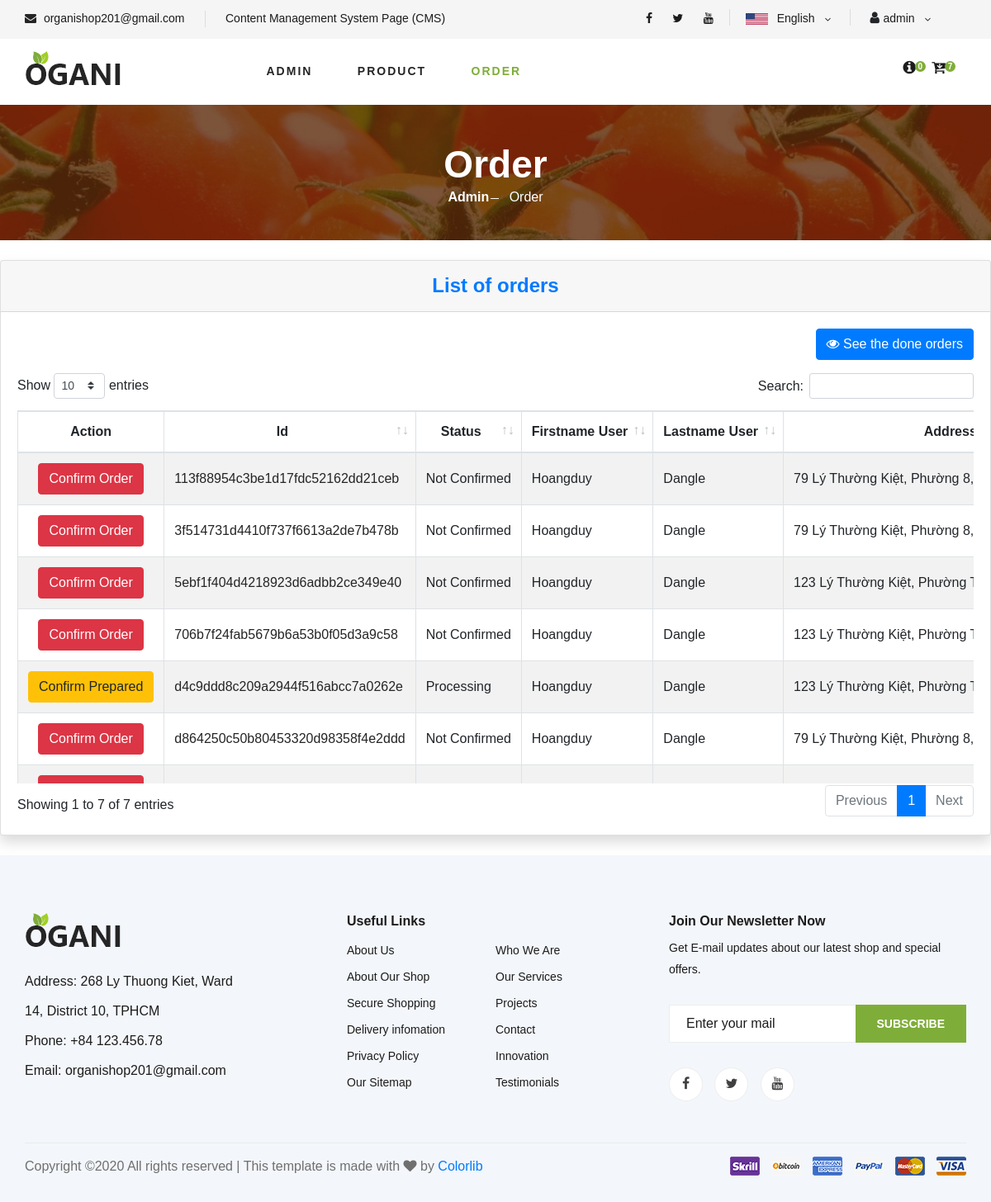
/list-order (signed in), run on the app's committed database.
### tables this page shows
CREATE TABLE `order_user` (
  `id_order` varchar(100) NOT NULL,
  `fname_user_order` varchar(100) NOT NULL,
  `lname_user_order` varchar(100) NOT NULL,
  `address_user_order` varchar(500) NOT NULL,
  `phone_user_order` varchar(100) NOT NULL,
  `email_user_order` varchar(100) NOT NULL,
  `username_user_order` varchar(100) DEFAULT NULL,
  `note_order` varchar(500) DEFAULT NULL,
  `shipping_order` int(10) NOT NULL,
  `free_shipping` varchar(50) NOT NULL,
  `coupon_order` int(10) DEFAULT NULL,
  `total_order` int(10) NOT NULL,
  `date_created` datetime NOT NULL,
  `date_canceled` datetime DEFAULT NULL,
  `date_confirmed` datetime DEFAULT NULL,
  `date_prepared` datetime DEFAULT NULL,
  `date_delivered` datetime DEFAULT NULL,
  `date_request` datetime DEFAULT NULL,
  `date_confirm_request` datetime DEFAULT NULL,
  `date_returned` datetime DEFAULT NULL,
  `payment_order` varchar(10) DEFAULT NULL,
  `paid_order` tinyint(1) NOT NULL,
  `status_order` varchar(100) NOT NULL DEFAULT 'Not Confirmed',
  `tracking_order` varchar(50) DEFAULT NULL,
  `return_reason` varchar(100) DEFAULT NULL,
  `cancel_reason` varchar(100) DEFAULT NULL,
  `cancel_role` tinyint(1) DEFAULT NULL
);

### mvc/core/Controller.php (called while the page is built, shortened)
<?php
class Controller{
    final public function model($model){
        return new $model();
    }
    final public function view($view, $data = []){
        require_once "./mvc/views/".$view.".php";
    }
}
?>

### mvc/core/App.php (called while the page is built, shortened)
<?php
class App{
    protected $action = "Action";
    final public function __construct(){
        $arr = $this->url_process();
        if(isset($arr[0])){
            $arr[0] = str_replace('-', '_', $arr[0]);
            if(file_exists("./mvc/controllers/".$arr[0].".php")){
                unset($arr[0]);
            }
        }
        $this->controller = new $this->controller();
        $this->params = $arr?array_values($arr):[];
        call_user_func_array([$this->controller, $this->action], $this->params);
    }
    final public function url_process(){
        if (isset($_GET["url"])){
            return explode("/", trim($_GET["url"]));
        }
    }
}
?>

### index.php (called while the page is built, shortened)
<?php
$app = new App();
?>

### mvc/core/Database.php (called while the page is built, shortened)
<?php
class Database{
    protected $conn;
    protected $servername = "localhost";
    protected $username = "root";
    protected $password = "";
    protected $dbname = "tmdt";
    final public function __construct(){
        $this->conn = mysqli_connect($this->servername, $this->username, $this->password);
        mysqli_select_db($this->conn, $this->dbname);
        mysqli_query($this->conn, "SET NAMES 'utf-8'");
    }
    public function query_return_arr($sql){
        $array_result = array();
        $sql_result = mysqli_query($this->conn, $sql);
        if($sql_result){
            while($row = mysqli_fetch_assoc($sql_result)){
                $array_result[] = $row;
            }
        }
        return json_encode($array_result);
    }
}
?>

### mvc/models/Order.php (called while the page is built, shortened)
<?php
class Order extends Database{
    public function get_undone_order_list(){
        $sql = "SELECT * FROM order_user WHERE NOT status_order='Delivered' AND NOT status_order='Returned';";
        return $this->query_return_arr($sql);
    }
    public function get_status_btn($status, $id = null, $param = null){
        $content = '';
        $style = '';
        switch($status){
            case 'Not Confirmed':
                $content = 'Confirm Order';
                $style = 'btn-danger';
                break;
            case 'Processing':
                $content = 'Confirm Prepared';
                $style = 'btn-warning';
                break;
        }
        if($id != null && $param != null){
            $btn = array(
                "content" => $content,
                "style" => $style,
                "status" => $status,
                "date" => $date
            );
        }
        else{
            $btn = array(
                "content" => $content,
                "status" => $status,
                "style" => $style
            );
        }
        return json_encode($btn);
    }
}
?>

### mvc/views/pages/order.php (the view, shortened to what this page needs)
<section class="breadcrumb-section set-bg" data-setbg="/tmdt_201/public/master1/images/breadcrumb.jpg">
    <div class="container">
        <div class="row">
            <div class="col-lg-12 text-center">
                <div class="breadcrumb__text">
                    <h2>Order</h2>
                    <div class="breadcrumb__option">
                        <a href="http://localhost/tmdt_201/admin">Admin</a>
                        <span>Order</span>
                    </div>
                </div>
            </div>
        </div>
    </div>
</section>
<div class="card shadow my-4">
    <div class="card-header py-3 text-center">
        <h4 class="m-0 font-weight-bold text-primary">List of orders</h4>
    </div>
    <div class="card-body">
        <div class="text-right">
            <button type="button" class="btn btn-primary mb-3" onclick="directToLookUp()">
                <i class="fa fa-eye"></i> See the done orders
            </button>
        </div>
        <div class="table-responsive">
            <table class="table table-bordered table-striped table-hover text-nowrap" id="dataTable" width="100%" cellspacing="0">
                <thead>
                    <tr class="text-center">
                        <th>Action</th>
                        <th>Id</th>
                        <th>Status</th>
                        <th>Firstname User</th>
                        <th>Lastname User</th>
                        <th>Address User</th>
                    </tr>
                </thead>
                <tbody>
                    <?php $order_list = json_decode($data['order_list']);
                    foreach($order_list as $value){
                        $status = $value->status_order;
                    ?>
                    <tr id="tr-<?php echo $value->id_order;?>">
                        <td class="text-center">
                            <?php $btn = json_decode($this->order_object->get_status_btn($status)); ?>
                            <button type="button" id="<?php echo $value->id_order; ?>" class="btn <?php echo $btn->style; ?>"
                                onclick="changeStatusOrder(<?php echo "'".$status."'"; ?>, <?php echo "'".$value->id_order."'"; ?>, <?php echo "'".$btn->style."'"; ?>)">
                                <?php echo $btn->content; ?>
                            </button>
                        </td>
                        <td class="align-middle">
                            <a class="item-cart" href="/tmdt_201/manage-order/detail/<?php echo $value->id_order; ?>">
                                <?php echo $value->id_order;?>
                            </a>
                        </td>
                        <td class="align-middle" id="<?php echo $value->id_order; ?>-status-order"><?php echo $value->status_order;?></td>
                        <td class="align-middle"><?php echo $value->fname_user_order;?></td>
                        <td class="align-middle"><?php echo $value->lname_user_order;?></td>
                        <td class="align-middle"><?php echo $value->address_user_order;?></td>
                    </tr>
                    <?php }?>
                </tbody>
            </table>
        </div>
    </div>
</div>

### public/master1/css/style.css (style rules this page uses)
html, body { height: 100%; font-family: "Cairo", sans-serif; -webkit-font-smoothing: antialiased; font-smoothing: antialiased; }
h1, h2, h3, h4, h5, h6 { margin: 0; color: #111111; font-weight: 400; font-family: "Cairo", sans-serif; }
h2 { font-size: 36px; }
h4 { font-size: 24px; }
.set-bg { background-repeat: no-repeat; background-size: cover; background-position: top center; }
.breadcrumb-section { display: flex; align-items: center; padding: 45px 0 40px; }
.breadcrumb__text h2 { font-size: 46px; color: #ffffff; font-weight: 700; }
.breadcrumb__option a { display: inline-block; font-size: 16px; color: #ffffff; font-weight: 700; margin-right: 20px; position: relative; }
.breadcrumb__option a:after { position: absolute; right: -12px; top: 13px; height: 1px; width: 10px; background: #ffffff; content: ""; }
.breadcrumb__option span { display: inline-block; font-size: 16px; color: #ffffff; }
@media only screen and (min-width: 1200px) { .container { max-width: 1170px; } }

### mvc/views/Master1.php (style rules this page uses)
.language-option, .item-cart { transition: 0.3s; }
.item-cart { color: #252525; }
.item-cart:link { color: #252525; }

### data on the page
order_user: content "Confirm Order", id_order "113f88954c3be1d17fdc52162dd21ceb", status_order "Not Confirmed", fname_user_order "Hoangduy", lname_user_order "Dangle", address_user_order "79 Lý Thường Kiệt, Phường 8,…"
order_user: content "Confirm Order", id_order "3f514731d4410f737f6613a2de7b478b", status_order "Not Confirmed", fname_user_order "Hoangduy", lname_user_order "Dangle", address_user_order "79 Lý Thường Kiệt, Phường 8,…"
order_user: content "Confirm Order", id_order "5ebf1f404d4218923d6adbb2ce349e40", status_order "Not Confirmed", fname_user_order "Hoangduy", lname_user_order "Dangle", address_user_order "123 Lý Thường Kiệt, Phường…"
order_user: content "Confirm Order", id_order "706b7f24fab5679b6a53b0f05d3a9c58", status_order "Not Confirmed", fname_user_order "Hoangduy", lname_user_order "Dangle", address_user_order "123 Lý Thường Kiệt, Phường…"
order_user: content "Confirm Prepared", id_order "d4c9ddd8c209a2944f516abcc7a0262e", status_order "Processing", fname_user_order "Hoangduy", lname_user_order "Dangle", address_user_order "123 Lý Thường Kiệt, Phường…"
order_user: content "Confirm Order", id_order "d864250c50b80453320d98358f4e2ddd", status_order "Not Confirmed", fname_user_order "Hoangduy", lname_user_order "Dangle", address_user_order "79 Lý Thường Kiệt, Phường 8,…"

### other printed values
$_SESSION['username'] "admin"
$data['num_orders'] "7"
